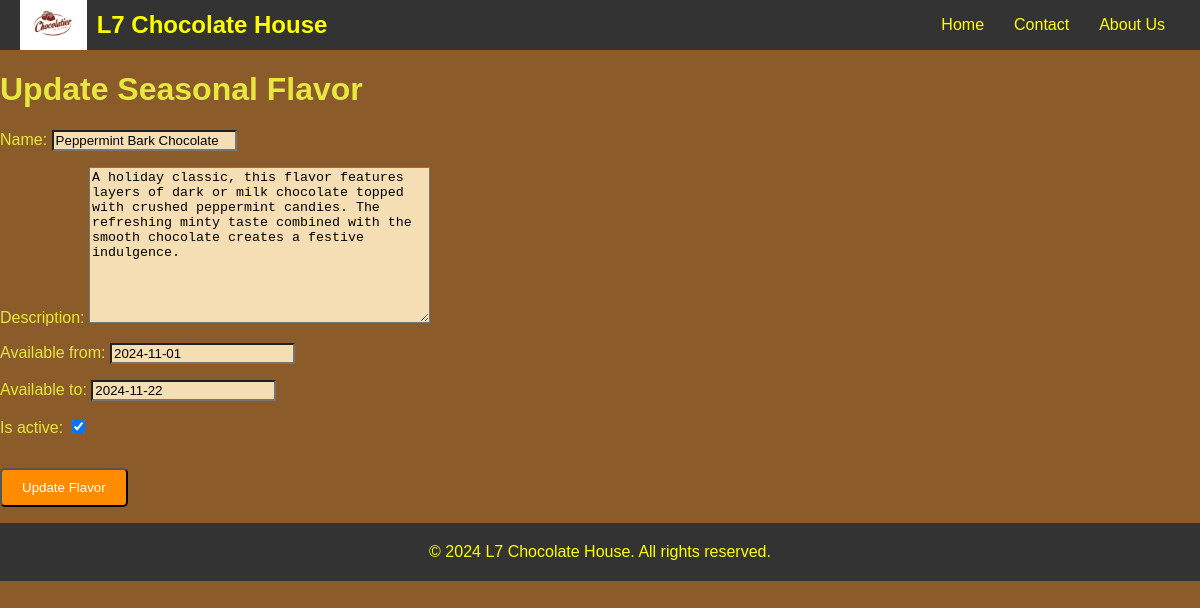
Screenshot of /inventory/seasonal_flavors/3/update/ with the database file from the repository.
### choco_app/models.py (models this page shows, shortened)
class FlavorSeason(models.Model):
    name = models.CharField(max_length=100, unique=True)
    description = models.TextField(blank=True, null=True)
    available_from = models.DateField()
    available_to = models.DateField()
    is_active = models.BooleanField(default=True)

### choco_app/views.py (the view)
# urls.py: path('seasonal_flavors/<int:flavor_id>/update/', update_seasonal_flavor, name='update_seasonal_flavor'),
def update_seasonal_flavor(request, flavor_id):
    flavor = get_object_or_404(FlavorSeason, id=flavor_id)
    if request.method == 'POST':
        form = SeasonalFlavorForm(request.POST, instance=flavor)
        if form.is_valid():
            form.save()
            return redirect('seasonal_flavors')
    else:
        form = SeasonalFlavorForm(instance=flavor)
    return render(request, 'update_seasonal_flavour.html', {'form': form})

### choco_app/forms.py
class SeasonalFlavorForm(forms.ModelForm):
    class Meta:
        model = FlavorSeason
        fields = ['name', 'description', 'available_from', 'available_to', 'is_active']

### choco_app/templates/update_seasonal_flavour.html (shortened to what this page needs)
{% include 'header.html' %}
{% load static %}
<!DOCTYPE html>
<html lang="en">
<head>
    <link rel="stylesheet" href="{% static 'choco_app/styles.css' %}">
</head>
<body>
    <h1>Update Seasonal Flavor</h1>
<form method="post">
    {{ form.as_p }}
    <button type="submit" class="btn">Update Flavor</button>
</form>
</body>
</html>
{% include 'footer.html' %}

### choco_app/static/choco_app/styles.css (style rules this page uses)
html body { font-family: Arial, sans-serif; margin: 0; padding: 0; background-color: #8B5B29; color: rgb(231, 231, 62); height: 100%; }
.btn { padding: 10px 20px; background-color: #ff8c00; color: white; text-decoration: none; border-radius: 5px; margin-top: 15px; transition: background-color 0.3s; }
form input { background-color: #F5DEB3; }
form textarea { background-color: #F5DEB3; }

### rows the page displays
FlavorSeason: name "Peppermint Bark Chocolate", description "A holiday classic, this flavor features layers of dark or milk chocolate topped with crushed peppermint candies. The refreshing minty taste combined with the smooth chocolate creates a festive indulgence.", available_from "2024-11-01", available_to "2024-11-22", is_active "☑"
